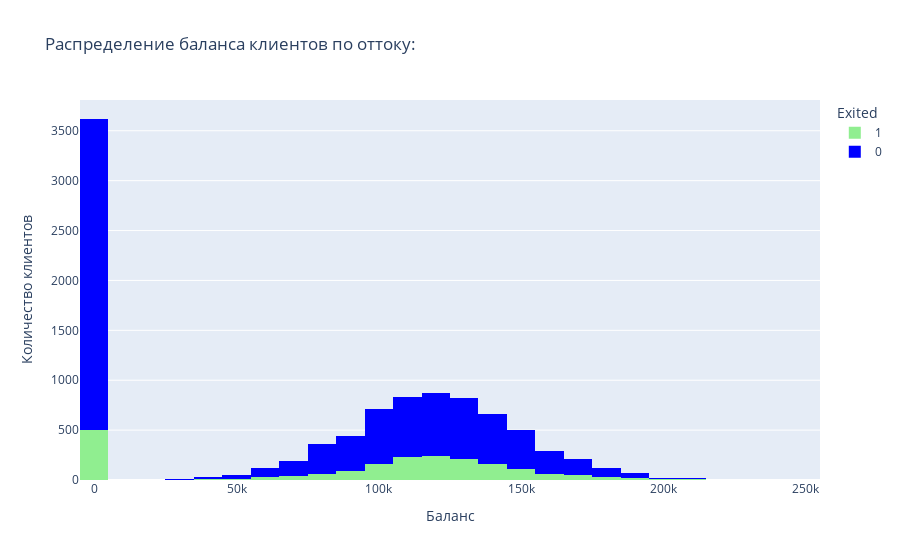

Source (notebook cell):
### Markdown cell above
ВЫВОД: на представленном графике наглядно видно, что у основной части пользователей, на счетах которых больше 2500 долларов баланс находится в диапазоне от 100 000 до 150 000. Распределение похоже на нормальное.

### Code cell
# 9.3. Посмотрите на распределение баланса клиента в разрезе признака оттока.
# Как различаются суммы на накопительном счёте ушедших и лояльных клиентов?
# Подумайте и напишите, с чем это может быть связано, что может не устраивать ушедших клиентов в банке.

# Построим гистограмму распределения с помощью библиотеки Plotly:
fig = px.histogram(churn_data,
    # Признак, который будет отложен по оси абсцисс:                  
    x = 'Balance',
    # Число столбцов (корзин) в гистограмме: 
    nbins = 40,
    # Заголовок графика:
    title = 'Распределение баланса клиентов по оттоку:',
    # От чего зависит цвет графика:
    # Статус лояльности (1 — ушедший клиент, 0 — лояльный клиент)
    color = "Exited",
    # Цвет графика:
    color_discrete_sequence = ['lightgreen', 'blue'])
# Присваиваем заголовки осей координат:
fig.update_xaxes(title_text = 'Баланс')
fig.update_yaxes(title_text = 'Количество клиентов')
# Выводим результат на экран:
fig.show()

### Figure 1 — Plotly figure (JSON) as saved in the notebook; plotly's stock layout.template omitted (floating-point values rounded to 4 significant figures; data arrays with more than 128 entries replaced by an {"elided": "..."} marker saying what was removed)
{"data": [{"alignmentgroup": "True", "bingroup": "x", "hovertemplate": "Exited=1<br>Balance=%{x}<br>count=%{y}<extra></extra>", "legendgroup": "1", "marker": {"color": "lightgreen", "pattern": {"shape": ""}}, "name": "1", "nbinsx": 40, "offsetgroup": "1", "orientation": "v", "showlegend": true, "type": "histogram", "x": {"elided": "2037 float values"}, "xaxis": "x", "yaxis": "y"}, {"alignmentgroup": "True", "bingroup": "x", "hovertemplate": "Exited=0<br>Balance=%{x}<br>count=%{y}<extra></extra>", "legendgroup": "0", "marker": {"color": "blue", "pattern": {"shape": ""}}, "name": "0", "nbinsx": 40, "offsetgroup": "0", "orientation": "v", "showlegend": true, "type": "histogram", "x": {"elided": "7963 float values"}, "xaxis": "x", "yaxis": "y"}], "layout": {"barmode": "relative", "legend": {"title": {"text": "Exited"}, "tracegroupgap": 0}, "title": {"text": "Распределение баланса клиентов по оттоку:"}, "xaxis": {"anchor": "y", "domain": [0, 1], "title": {"text": "Баланс"}}, "yaxis": {"anchor": "x", "domain": [0, 1], "title": {"text": "Количество клиентов"}}}}
